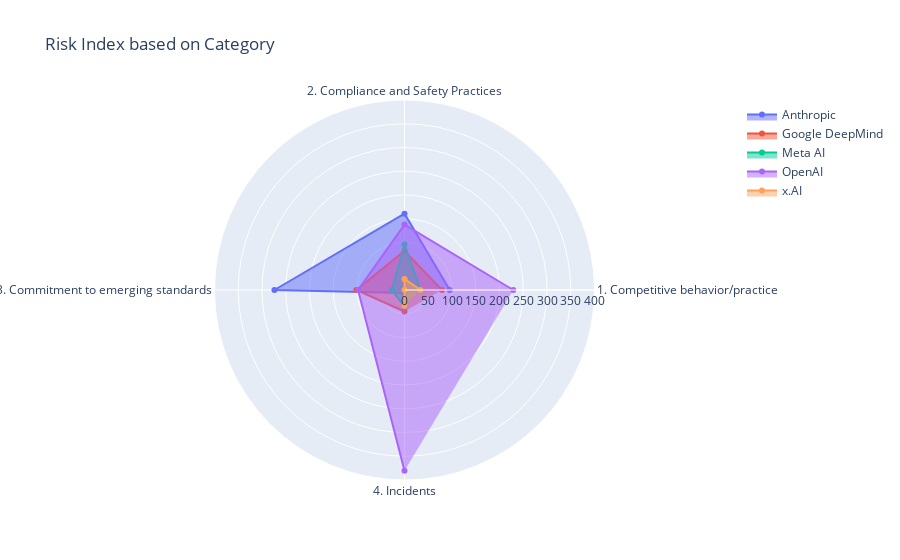

The cell this chart's notebook holds for it:
### Code cell
# Create a list of unique risk categories
companies = risk_category_df['Company'].unique()
categories = risk_category_df['Risk Category'].unique()


# Create a radar chart
fig = go.Figure()

# Add a trace for each company
for company in companies:
    company_data = risk_category_df[risk_category_df['Company'] == company]
    fig.add_trace(go.Scatterpolar(
        r=company_data['Standardized Value'],
        theta=categories,
        connectgaps = True,
        fill='toself',
        name=company
    ))

# Update the layout
fig.update_layout(
    polar=dict(
        radialaxis=dict(
            visible=True,
            range=[0, 400]
        )),
    showlegend=True,
    title="Risk Index based on Category"
)

fig.show()

### Figure 1 — Plotly figure (JSON) as saved in the notebook; plotly's stock layout.template omitted (floating-point values rounded to 4 significant figures)
{"data": [{"connectgaps": true, "fill": "toself", "name": "Anthropic", "r": [95.25, 160.8, 273.9, 6.256], "theta": ["1. Competitive behavior/practice", "2. Compliance and Safety Practices", "3. Commitment to emerging standards", "4. Incidents"], "type": "scatterpolar"}, {"connectgaps": true, "fill": "toself", "name": "Google DeepMind", "r": [78.96, 82.21, 101.4, 45.32], "theta": ["1. Competitive behavior/practice", "2. Compliance and Safety Practices", "3. Commitment to emerging standards", "4. Incidents"], "type": "scatterpolar"}, {"connectgaps": true, "fill": "toself", "name": "Meta AI", "r": [33.63, 95.99, 26.92, 34.52], "theta": ["1. Competitive behavior/practice", "2. Compliance and Safety Practices", "3. Commitment to emerging standards", "4. Incidents"], "type": "scatterpolar"}, {"connectgaps": true, "fill": "toself", "name": "OpenAI", "r": [229.0, 137.7, 97.81, 380.4], "theta": ["1. Competitive behavior/practice", "2. Compliance and Safety Practices", "3. Commitment to emerging standards", "4. Incidents"], "type": "scatterpolar"}, {"connectgaps": true, "fill": "toself", "name": "x.AI", "r": [33.6, 23.34, 0, 33.53], "theta": ["1. Competitive behavior/practice", "2. Compliance and Safety Practices", "3. Commitment to emerging standards", "4. Incidents"], "type": "scatterpolar"}], "layout": {"polar": {"radialaxis": {"range": [0, 400], "visible": true}}, "showlegend": true, "title": {"text": "Risk Index based on Category"}}}
